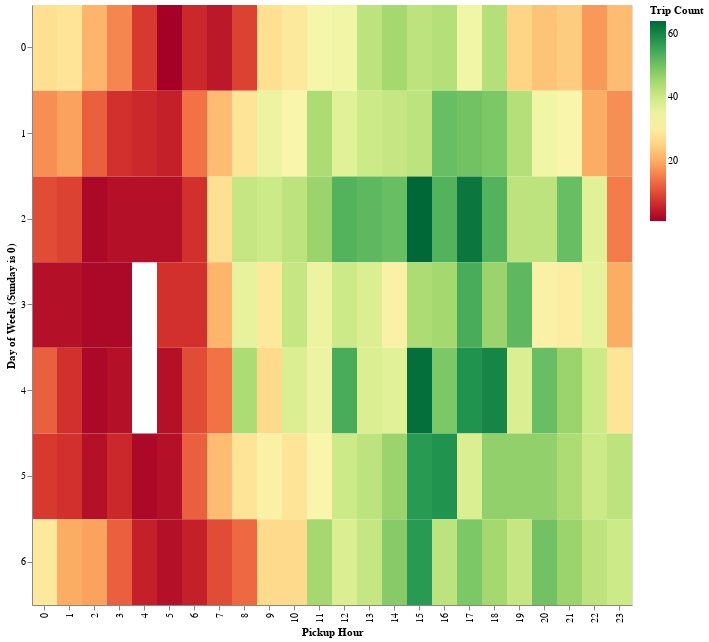

The cell this chart's notebook holds for it:
### Markdown cell above
### Trips by day of week and hour (showing weekly patterns)

### Code cell
result = con.execute('''
SELECT 
pickup_hour,
DATE_PART('dow', tpep_pickup_datetime) AS day_of_week,
COUNT(*) as trip_count,     
FROM sample
GROUP BY pickup_hour, day_of_week
ORDER BY pickup_Hour, day_of_week;
''').fetchdf()

heat_map = alt.Chart(result).mark_rect().encode(
    x=alt.X('pickup_hour:O', title='Pickup Hour'),
    y=alt.Y('day_of_week:O', title='Day of Week (Sunday is 0)'),
    color=alt.Color('trip_count:Q', title = 'Trip Count' ,scale=alt.Scale(scheme='redyellowgreen'))
).properties(
    height = 600,
    width = 600
)

heat_map

### Figure 1 — Vega-Lite specification as saved in the notebook (floating-point values rounded to 4 significant figures; data arrays with more than 128 entries replaced by an {"elided": "..."} marker saying what was removed)
{"config": {"view": {"continuousWidth": 300, "continuousHeight": 300}}, "data": {"name": "data-69d3967f9ea272929482b294c40c8214"}, "mark": {"type": "rect"}, "encoding": {"color": {"field": "trip_count", "scale": {"scheme": "redyellowgreen"}, "title": "Trip Count", "type": "quantitative"}, "x": {"field": "pickup_hour", "title": "Pickup Hour", "type": "ordinal"}, "y": {"field": "day_of_week", "title": "Day of Week (Sunday is 0)", "type": "ordinal"}}, "height": 600, "width": 600, "$schema": "https://vega.github.io/schema/vega-lite/v6.1.0.json", "datasets": {"data-69d3967f9ea272929482b294c40c8214": {"elided": "166 records"}}}
